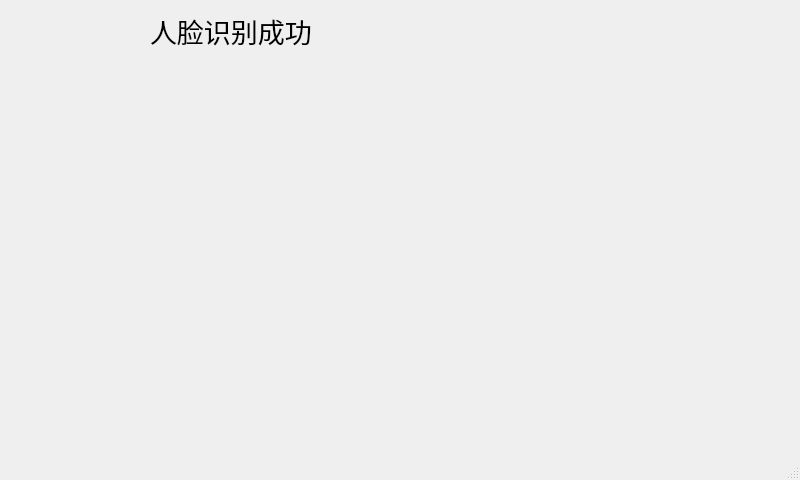
<?xml version="1.0" encoding="UTF-8"?>
<ui version="4.0">
 <class>MainWindow</class>
 <widget class="QMainWindow" name="MainWindow">
  <property name="geometry">
   <rect>
    <x>0</x>
    <y>0</y>
    <width>800</width>
    <height>480</height>
   </rect>
  </property>
  <property name="windowTitle">
   <string>MainWindow</string>
  </property>
  <widget class="QWidget" name="centralwidget">
   <widget class="QLabel" name="videoLab">
    <property name="geometry">
     <rect>
      <x>0</x>
      <y>0</y>
      <width>640</width>
      <height>480</height>
     </rect>
    </property>
    <property name="text">
     <string/>
    </property>
    <property name="pixmap">
     <pixmap>background.jpg</pixmap>
    </property>
   </widget>
   <widget class="QLabel" name="videoTxtLab">
    <property name="geometry">
     <rect>
      <x>150</x>
      <y>10</y>
      <width>391</width>
      <height>41</height>
     </rect>
    </property>
    <property name="font">
     <font>
      <pointsize>20</pointsize>
     </font>
    </property>
    <property name="text">
     <string>人脸识别成功</string>
    </property>
   </widget>
  </widget>
  <widget class="QMenuBar" name="menubar">
   <property name="geometry">
    <rect>
     <x>0</x>
     <y>0</y>
     <width>800</width>
     <height>22</height>
    </rect>
   </property>
  </widget>
  <widget class="QStatusBar" name="statusbar"/>
 </widget>
 <resources/>
 <connections/>
</ui>
